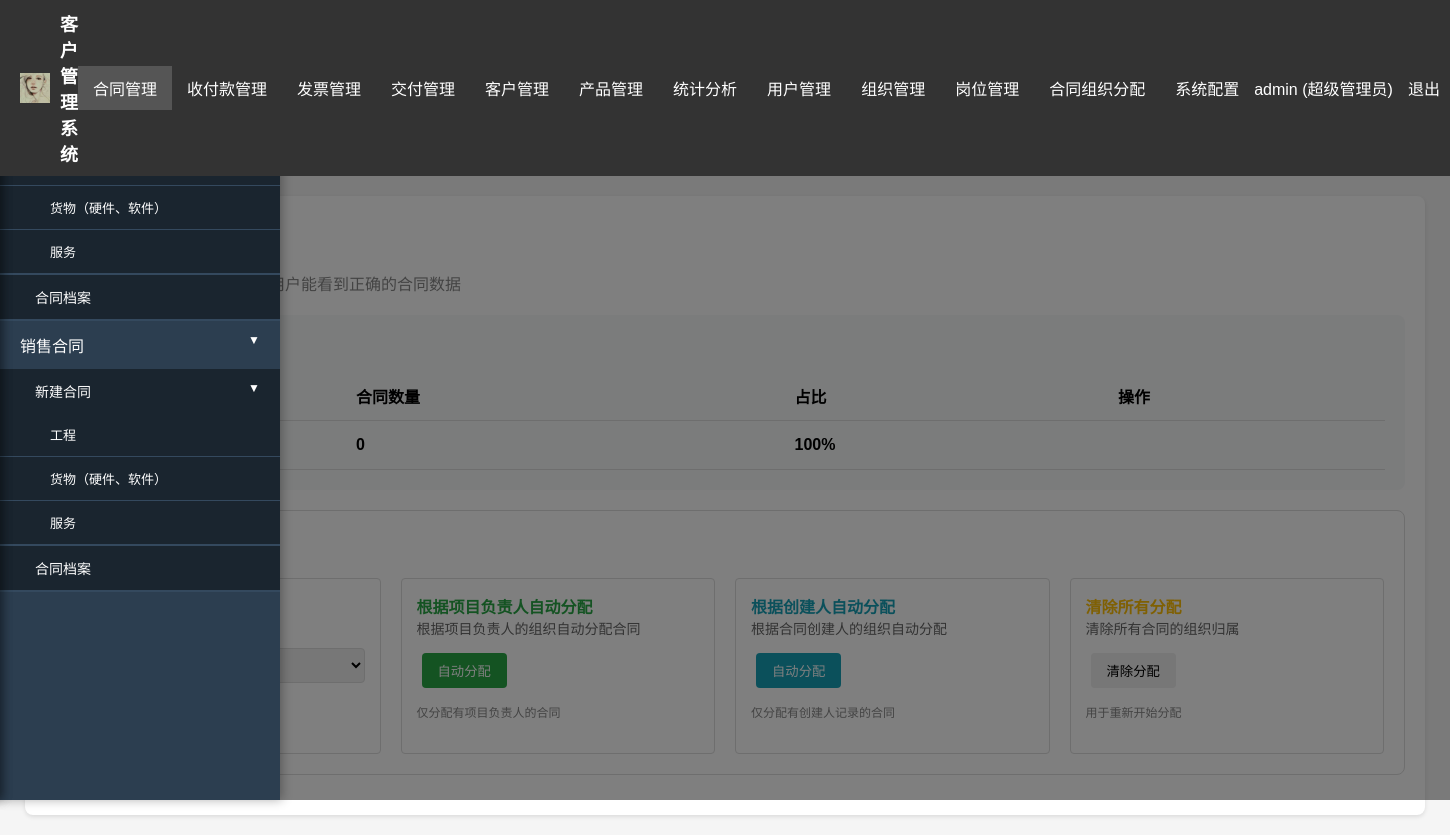
The app's page /contract_organization_assignment (signed in) with its own data.
### models.py (models this page shows, shortened)
class SysConfig(db.Model):
    id = db.Column(db.Integer, primary_key=True)
    key = db.Column(db.String(100), unique=True, nullable=False)
    value = db.Column(db.String(500))

class User(db.Model):
    id = db.Column(db.Integer, primary_key=True)
    username = db.Column(db.String(50), nullable=False)
    __table_args__ = (db.UniqueConstraint('username', 'customer_id', name='uq_user_username_tenant'),)
    password_hash = db.Column(db.String(200), nullable=False)
    role = db.Column(db.String(50), nullable=False)
    permissions = db.Column(db.String(500))
    created_at = db.Column(db.DateTime, default=datetime.utcnow)
    customer_id = db.Column(db.Integer, db.ForeignKey('tenant_customer.id'), nullable=True)
    organization_id = db.Column(db.Integer, db.ForeignKey('organization.id'), nullable=True)

### app.py (the view)
@app.route('/contract_organization_assignment')
@login_required
def contract_organization_assignment():
    if session.get('role') != '超级管理员':
        flash('权限不足', 'warning')
        return redirect(url_for('index'))
    customer_id = get_current_customer_id()
    from sqlalchemy import func
    organization_stats = db.session.query(
        Contract.organization_id,
        func.count(Contract.id)
    ).filter(Contract.customer_id == customer_id).group_by(Contract.organization_id).all()
    organizations = Organization.query.filter_by(customer_id=customer_id).all()
    organizations_dict = {org.id: org.name for org in organizations}
    unassigned_contracts = Contract.query.filter_by(
        customer_id=customer_id,
        organization_id=None
    ).all()
    for contract in unassigned_contracts:
        if contract.created_by:
            creator = db.session.get(User, contract.created_by)
            contract.creator_name = creator.username if creator else None
        else:
            contract.creator_name = None
    total_contracts = Contract.query.filter_by(customer_id=customer_id).count()
    return render_template('contract_organization_assignment.html',
                          organization_stats=organization_stats,
                          organizations_dict=organizations_dict,
                          organizations=organizations,
                          unassigned_contracts=unassigned_contracts,
                          total_contracts=total_contracts)

### app.py (called while the page is built)
def get_current_customer_id():
    if 'user_id' not in session:
        return None
    user = db.session.get(User, session['user_id'])
    return user.customer_id if user else None

def login_required(f):
    @wraps(f)
    def decorated_function(*args, **kwargs):
        if 'user_id' not in session:
            flash('请先登录', 'warning')
            return redirect(url_for('login'))
        return f(*args, **kwargs)
    return decorated_function

### templates/contract_organization_assignment.html (shortened to what this page needs)
{% extends "base.html" %}
{% block content %}
<h2>合同组织分配</h2>
<p style="color:#888;margin-bottom:20px;">批量管理合同的组织归属，确保用户能看到正确的合同数据</p>
<div style="background:#f8f9fa;padding:20px;border-radius:8px;margin-bottom:20px;">
    <h3>当前分配情况</h3>
    <table class="table" style="margin-top:10px;">
        <thead>
            <tr>
                <th>组织</th>
                <th>合同数量</th>
                <th>占比</th>
                <th>操作</th>
            </tr>
        </thead>
        <tfoot>
            <tr style="font-weight:bold;">
                <td>总计</td>
                <td>{{ total_contracts }}</td>
                <td>100%</td>
                <td></td>
            </tr>
        </tfoot>
    </table>
</div>
<div style="background:white;padding:20px;border:1px solid #ddd;border-radius:8px;margin-bottom:20px;">
    <h3>批量分配方式</h3>
    <div style="display:grid;grid-template-columns:repeat(auto-fit,minmax(300px,1fr));gap:20px;margin-top:20px;">
        <div style="border:1px solid #ddd;padding:15px;border-radius:4px;">
            <h4 style="margin-top:0;color:#007bff;">全部分配到同一组织</h4>
            <p style="color:#666;font-size:14px;">适合：所有合同属于同一部门</p>
            <form method="POST" action="{{ url_for('assign_all_contracts_to_org') }}" style="margin-top:10px;">
                <button type="submit" class="btn btn-primary" onclick="return confirm('确认将所有合同分配到该组织？')">执行分配</button>
            </form>
        </div>
        <div style="border:1px solid #ddd;padding:15px;border-radius:4px;">
            <h4 style="margin-top:0;color:#28a745;">根据项目负责人自动分配</h4>
            <p style="color:#666;font-size:14px;">根据项目负责人的组织自动分配合同</p>
            <form method="POST" action="{{ url_for('auto_assign_by_staff') }}" style="margin-top:10px;">
                <button type="submit" class="btn btn-success" onclick="return confirm('确认根据项目负责人自动分配？')">自动分配</button>
            </form>
            <p style="color:#888;font-size:12px;margin-top:10px;">仅分配有项目负责人的合同</p>
        </div>
        <div style="border:1px solid #ddd;padding:15px;border-radius:4px;">
            <h4 style="margin-top:0;color:#17a2b8;">根据创建人自动分配</h4>
            <p style="color:#666;font-size:14px;">根据合同创建人的组织自动分配</p>
            <form method="POST" action="{{ url_for('auto_assign_by_creator') }}" style="margin-top:10px;">
                <button type="submit" class="btn btn-info" onclick="return confirm('确认根据创建人自动分配？')">自动分配</button>
            </form>
            <p style="color:#888;font-size:12px;margin-top:10px;">仅分配有创建人记录的合同</p>
        </div>
        <div style="border:1px solid #ddd;padding:15px;border-radius:4px;">
            <h4 style="margin-top:0;color:#ffc107;">清除所有分配</h4>
            <p style="color:#666;font-size:14px;">清除所有合同的组织归属</p>
            <form method="POST" action="{{ url_for('clear_all_assignments') }}" style="margin-top:10px;">
                <button type="submit" class="btn btn-warning" onclick="return confirm('确认清除所有合同的组织分配？此操作不可恢复！')">清除分配</button>
            </form>
            <p style="color:#888;font-size:12px;margin-top:10px;">用于重新开始分配</p>
        </div>
    </div>
</div>
{% endblock %}

### templates/base.html (shortened to what this page needs)
<!DOCTYPE html>
<html lang="zh-CN">
<head>
    <link rel="stylesheet" href="https://cdn.jsdelivr.net/npm/flatpickr/dist/flatpickr.min.css">
</head>
<body>
    <div class="top-nav">
        <div class="logo">
            {% if company_logo_file %}<img src="{{ url_for('static', filename=company_logo_file) }}" alt="logo">{% endif %}
            {% if company_name %}{{ company_name }} - {% endif %}{{ system_name|default('客户管理系统') }}
        </div>
        <ul class="top-menu">
            {% if session.username == 'superadmin' %}
            <li><a href="{{ url_for('tenant_management') }}">租户管理</a></li>
            <li><a href="{{ url_for('sysconfig') }}">系统配置</a></li>
            {% else %}
            <li id="contractMenu">
                <a href="{{ url_for('index') }}">合同管理</a>
            </li>
            <li id="paymentMenu">
                <a href="{{ url_for('payments_list') }}">收付款管理</a>
            </li>
            <li id="invoiceMenu">
                <a href="{{ url_for('invoices_list') }}">发票管理</a>
            </li>
            <li id="deliveryMenu">
                <a href="{{ url_for('deliveries_list') }}">交付管理</a>
            </li>
            <li id="customerMenu">
                <a href="{{ url_for('customers') }}">客户管理</a>
            </li>
            <li id="productMenu">
                <a href="{{ url_for('products') }}">产品管理</a>
            </li>
            <li><a href="{{ url_for('statistics') }}">统计分析</a></li>
            {% if session.role == '超级管理员' %}
            <li><a href="{{ url_for('users') }}">用户管理</a></li>
            <li><a href="{{ url_for('organizations') }}">组织管理</a></li>
            <li><a href="{{ url_for('positions') }}">岗位管理</a></li>
            <li><a href="{{ url_for('contract_organization_assignment') }}">合同组织分配</a></li>
            <li><a href="{{ url_for('sysconfig') }}">系统配置</a></li>
            {% endif %}
            {% endif %}
        </ul>
        <div class="user-info">
            <span>{{ session.username }} ({{ session.role }})</span>
            <a href="{{ url_for('logout') }}">退出</a>
        </div>
    </div>
    <div class="overlay" id="overlay" onclick="closeSidebar()"></div>
    <button class="sidebar-toggle-btn" id="sidebarToggleBtn" onclick="showSidebarFromButton()">
    </button>
    <aside class="sidebar-panel" id="sidebarContract">
        <ul class="sidebar-menu">
            <li class="menu-item-expandable active">
                <a onclick="toggleSubmenu(this)">采购合同</a>
                <ul class="submenu" style="display: block;">
                    <li class="menu-item-expandable active">
                        <a onclick="toggleSubmenu(this)">新建合同</a>
                        <ul class="submenu" style="display: block;">
                            <li><a href="{{ url_for('new_contract_with_type', business_type='采购') }}?contract_type=工程">工程</a></li>
                            <li><a href="{{ url_for('new_contract_with_type', business_type='采购') }}?contract_type=货物">货物（硬件、软件）</a></li>
                            <li><a href="{{ url_for('new_contract_with_type', business_type='采购') }}?contract_type=服务">服务</a></li>
                        </ul>
                    </li>
                    <li><a href="{{ url_for('contract_archive', business_type='采购') }}">合同档案</a></li>
                </ul>
            </li>
            <li class="menu-item-expandable active">
                <a onclick="toggleSubmenu(this)">销售合同</a>
                <ul class="submenu" style="display: block;">
                    <li class="menu-item-expandable active">
                        <a onclick="toggleSubmenu(this)">新建合同</a>
                        <ul class="submenu" style="display: block;">
                            <li><a href="{{ url_for('new_contract_with_type', business_type='销售') }}?contract_type=工程">工程</a></li>
                            <li><a href="{{ url_for('new_contract_with_type', business_type='销售') }}?contract_type=货物">货物（硬件、软件）</a></li>
                            <li><a href="{{ url_for('new_contract_with_type', business_type='销售') }}?contract_type=服务">服务</a></li>
                        </ul>
                    </li>
                    <li><a href="{{ url_for('contract_archive', business_type='销售') }}">合同档案</a></li>
                </ul>
            </li>
        </ul>
    </aside>
    <main class="main-content">
        <div class="container">
            {% block content %}{% endblock %}
        </div>
    </main>
</body>
</html>

### templates/base.html (style rules this page uses)
* { margin: 0; padding: 0; box-sizing: border-box; }
body { font-family: Arial, sans-serif; background: #f5f5f5; }
.top-nav { background: #333; padding: 10px 20px; display: flex; align-items: center; position: relative; z-index: 100; }
.top-nav .logo { color: white; font-size: 18px; font-weight: bold; margin-right: auto; display: flex; align-items: center; }
.top-nav .logo img { height: 30px; margin-right: 10px; }
.top-menu { display: flex; align-items: center; gap: 0; flex: 1; }
.top-menu > li { list-style: none; position: relative; }
.top-menu > li > a { display: block; padding: 10px 15px; color: white; text-decoration: none; white-space: nowrap; cursor: pointer; }
.top-menu > li.active > a { background: #555; }
.user-info { display: flex; align-items: center; gap: 15px; margin-left: auto; }
.user-info span, .user-info a { color: white; text-decoration: none; white-space: nowrap; }
.sidebar-panel { position: fixed; left: -280px; top: 50px; width: 280px; height: calc(100vh - 50px); background: #2c3e50; color: white; overflow-y: auto; transition: left 0.3s ease; z-index: 99; box-shadow: 2px 0 10px rgba(0,0,0,0.3); }
.sidebar-panel.open { left: 0; }
.sidebar-menu { list-style: none; padding: 0; }
.sidebar-menu li { border-bottom: 1px solid #34495e; }
.sidebar-menu a { display: block; padding: 12px 20px; color: white; text-decoration: none; transition: background 0.3s; }
.menu-item-expandable { position: relative; }
.menu-item-expandable > a { cursor: pointer; padding-right: 40px !important; }
.menu-item-expandable > a::after { content: '▼'; position: absolute; right: 20px; transition: transform 0.3s; font-size: 12px; }
.menu-item-expandable.active > a::after { content: '▼'; transform: rotate(0deg); }
.submenu { display: none; background: #1a252f; list-style: none; }
.menu-item-expandable.active > .submenu { display: block; }
.submenu a { padding-left: 35px; font-size: 14px; }
.submenu .menu-item-expandable > a { padding-left: 35px; }
.submenu .submenu a { padding-left: 50px; font-size: 13px; }
.overlay { position: fixed; top: 50px; left: 0; width: 100%; height: calc(100vh - 50px); background: rgba(0,0,0,0.5); display: none; z-index: 98; }
.overlay.show { display: block; }
.main-content { padding: 20px; transition: margin-left 0.3s ease; }
.container { max-width: 1400px; margin: 0 auto; background: white; padding: 20px; border-radius: 8px; box-shadow: 0 2px 4px rgba(0,0,0,0.1); }
h1, h2 { color: #333; margin-bottom: 20px; }
.btn { padding: 8px 16px; border: none; border-radius: 4px; cursor: pointer; text-decoration: none; display: inline-block; margin: 5px; }
.btn-primary { background: #007bff; color: white; }
.btn-success { background: #28a745; color: white; }
.btn-info { background: #17a2b8; color: white; }
table { width: 100%; border-collapse: collapse; margin-top: 20px; }
th, td { padding: 12px; text-align: left; border-bottom: 1px solid #ddd; }
th { background: #f8f9fa; font-weight: bold; }
.sidebar-toggle-btn { position: fixed; left: 10px; top: 70px; width: 40px; height: 40px; background: #007bff; color: white; border: none; border-radius: 50%; cursor: pointer; box-shadow: 0 2px 8px rgba(0,0,0,0.2); display: none; align-items: center; justify-content: center; font-size: 20px; z-index: 50; transition: all 0.3s; }
.sidebar-toggle-btn.show { display: flex; }

### records on screen
SysConfig: value (picture)
User: username "admin", role "超级管理员"

### other values on screen
{{ system_name|default('客户管理系统') }} "客户管理系统"
{{ total_contracts }} "0"
